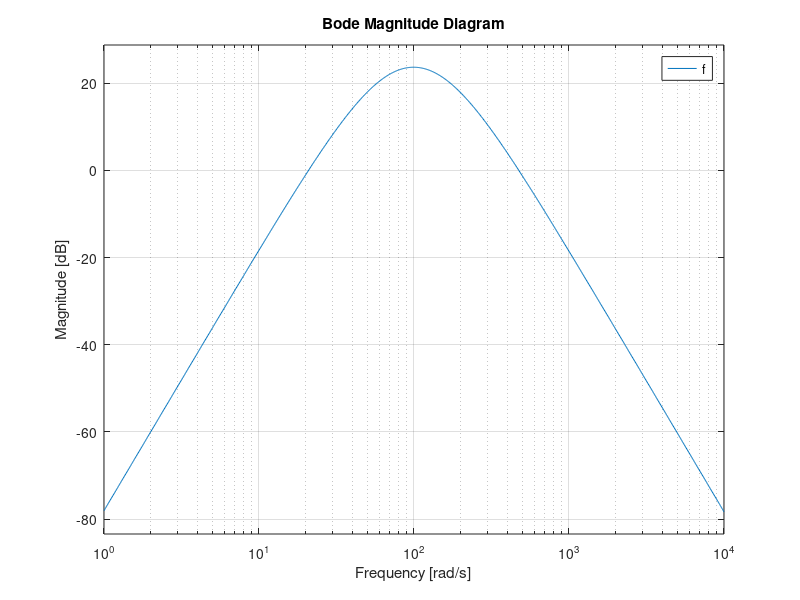

MATLAB code to generate this figure: (Note: this script raises an error after producing the figure.)
num=[0.0091 0]
den=[0.00010101 0.0202 1]
G=tf(num,den)
figure(1)
f=(5.5*G)^3
bodemag(f)
grid on
figure(2)
y=HW2_sig(810196445)
t=linspace(0,10,length(y));
lsim(f,y,t)
grid on
